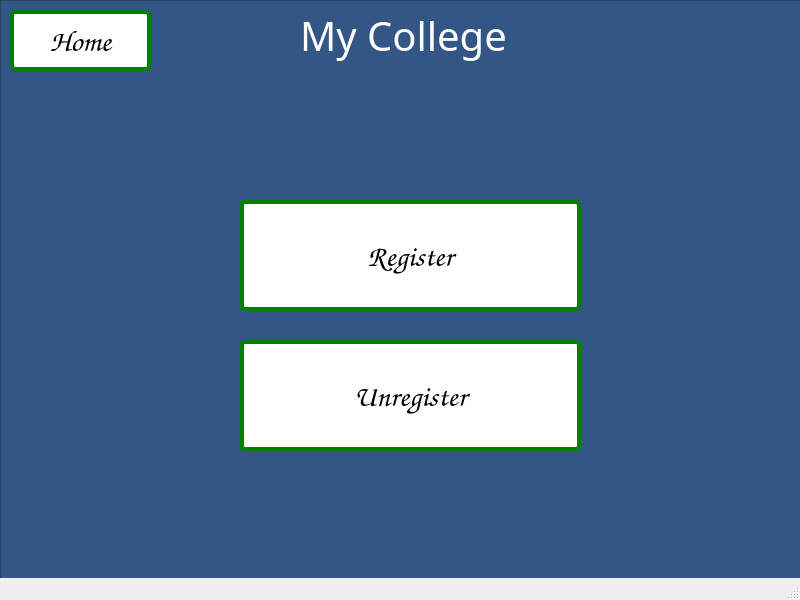
<?xml version="1.0" encoding="UTF-8"?>
<ui version="4.0">
 <class>MainWindow</class>
 <widget class="QMainWindow" name="MainWindow">
  <property name="geometry">
   <rect>
    <x>0</x>
    <y>0</y>
    <width>800</width>
    <height>600</height>
   </rect>
  </property>
  <property name="windowTitle">
   <string>MainWindow</string>
  </property>
  <widget class="QWidget" name="centralwidget">
   <widget class="QWidget" name="gridLayoutWidget">
    <property name="geometry">
     <rect>
      <x>0</x>
      <y>0</y>
      <width>801</width>
      <height>601</height>
     </rect>
    </property>
    <layout class="QGridLayout" name="gridLayout">
     <item row="0" column="0">
      <widget class="QFrame" name="frame">
       <property name="styleSheet">
        <string notr="true">
background-color: #345687;
</string>
       </property>
       <property name="frameShape">
        <enum>QFrame::StyledPanel</enum>
       </property>
       <property name="frameShadow">
        <enum>QFrame::Raised</enum>
       </property>
       <widget class="QLabel" name="label_4">
        <property name="geometry">
         <rect>
          <x>300</x>
          <y>10</y>
          <width>211</width>
          <height>51</height>
         </rect>
        </property>
        <property name="font">
         <font>
          <family>Papyrus</family>
          <pointsize>-1</pointsize>
         </font>
        </property>
        <property name="styleSheet">
         <string notr="true">font-size: 40px;
color: white;</string>
        </property>
        <property name="text">
         <string>My College</string>
        </property>
       </widget>
       <widget class="QPushButton" name="registerunregisterLandingPageRegisterButton">
        <property name="geometry">
         <rect>
          <x>240</x>
          <y>200</y>
          <width>341</width>
          <height>111</height>
         </rect>
        </property>
        <property name="font">
         <font>
          <family>Comic Sans MS</family>
          <pointsize>-1</pointsize>
          <underline>false</underline>
          <strikeout>false</strikeout>
         </font>
        </property>
        <property name="styleSheet">
         <string notr="true">background-color: white;
display: inline-block;
      padding: 10px 20px;
      font-size: 30px;
      text-align: center;
      text-decoration: none;
      cursor: pointer;
      border-radius: 5px;
      transition: background-color 0.3s ease;
 border: 4px solid green;</string>
        </property>
        <property name="text">
         <string>Register</string>
        </property>
       </widget>
       <widget class="QPushButton" name="registerunregisterLandingPageUnregisterButton">
        <property name="geometry">
         <rect>
          <x>240</x>
          <y>340</y>
          <width>341</width>
          <height>111</height>
         </rect>
        </property>
        <property name="font">
         <font>
          <family>Comic Sans MS</family>
          <pointsize>-1</pointsize>
          <underline>false</underline>
          <strikeout>false</strikeout>
         </font>
        </property>
        <property name="styleSheet">
         <string notr="true">background-color: white;
display: inline-block;
      padding: 10px 20px;
      font-size: 30px;
      text-align: center;
      text-decoration: none;
      cursor: pointer;
      border-radius: 5px;
      transition: background-color 0.3s ease;
 border: 4px solid green;</string>
        </property>
        <property name="text">
         <string>Unregister</string>
        </property>
       </widget>
       <widget class="QPushButton" name="registerunregisterLandingPageHomeButton">
        <property name="geometry">
         <rect>
          <x>10</x>
          <y>10</y>
          <width>141</width>
          <height>61</height>
         </rect>
        </property>
        <property name="font">
         <font>
          <family>Comic Sans MS</family>
          <pointsize>-1</pointsize>
          <underline>false</underline>
          <strikeout>false</strikeout>
         </font>
        </property>
        <property name="styleSheet">
         <string notr="true">background-color: white;
display: inline-block;
      padding: 10px 20px;
      font-size: 30px;
      text-align: center;
      text-decoration: none;
      cursor: pointer;
      border-radius: 5px;
      transition: background-color 0.3s ease;
 border: 4px solid green;</string>
        </property>
        <property name="text">
         <string>Home</string>
        </property>
       </widget>
      </widget>
     </item>
    </layout>
   </widget>
  </widget>
  <widget class="QStatusBar" name="statusbar"/>
 </widget>
 <resources/>
 <connections/>
</ui>
